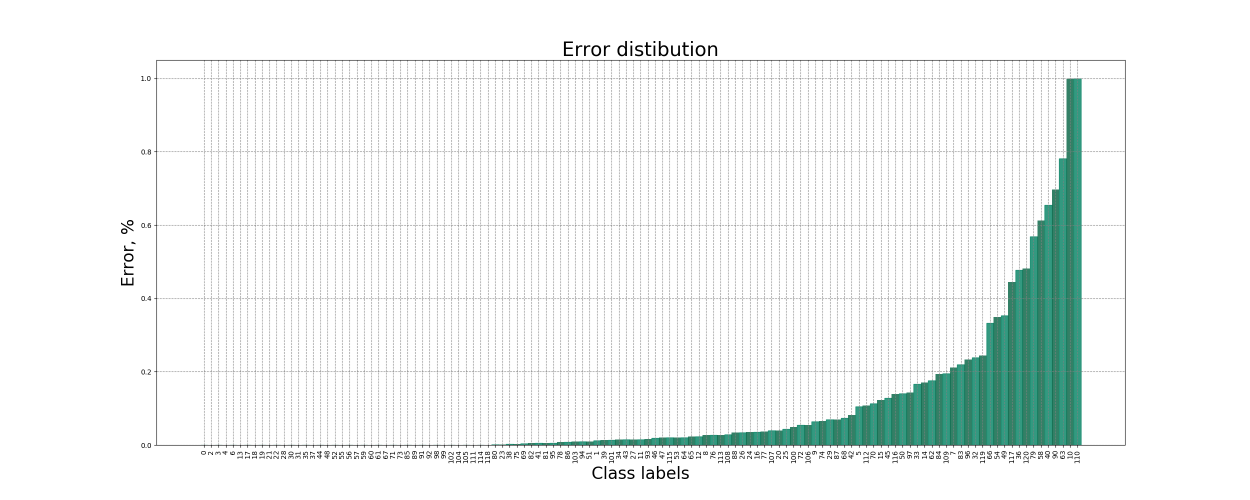
#> input picture Experiments/group_7/exp_0/err_dist_test.png, 2500 x 1000 px (shown at 1/2 size)
$ python -i preprocess.py   (imports and definitions only)
#> lines starting #> are read from the running program, lines starting #| are printed output that depends on the picture
#> further down, picture is the input picture: shape (1000, 2500, 3); mean B, G, R 242.1, 243.4, 238.9
#!/usr/bin/env python
import cv2
import numpy as np
from shutil import copyfile, rmtree
from util.util import safe_mkdir


def histeq(img):
    ycbcr = cv2.cvtColor(img, cv2.COLOR_BGR2YCR_CB)
#> ycbcr: shape (1000, 2500, 3); mean of channels 0, 1, 2 241.9, 125.8, 128.1
    ycbcr[:,:,0] = cv2.equalizeHist(ycbcr[:,:,0])
#> ycbcr: shape (1000, 2500, 3); mean of channels 0, 1, 2 217.2, 125.8, 128.1
    return cv2.cvtColor(ycbcr, cv2.COLOR_YCR_CB2BGR)
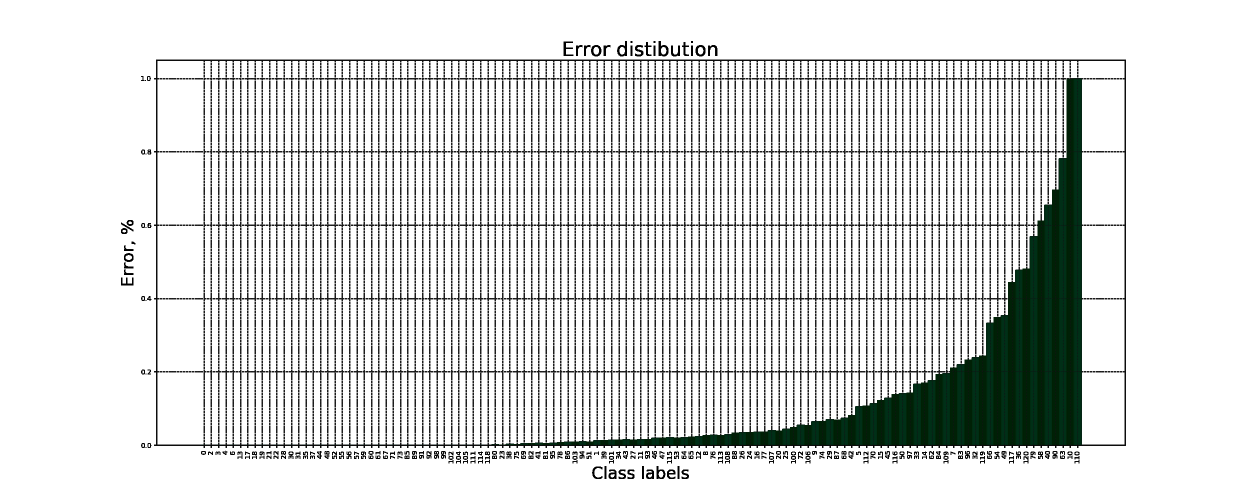
#> returned value: shape (1000, 2500, 3) (shown at 1/2 size); mean B, G, R 217.5, 218.7, 216.8


# [110 lines left out: functions autoContrast, adaHE, getPad, getResceled, getBordered, crop and 2 more, not called in this run]


rate = 100

# [32 lines left out: function process, not called in this run]


>>> import cv2
>>> picture = cv2.imread('../Experiments/group_7/exp_0/err_dist_test.png')
>>> result = histeq(picture)
